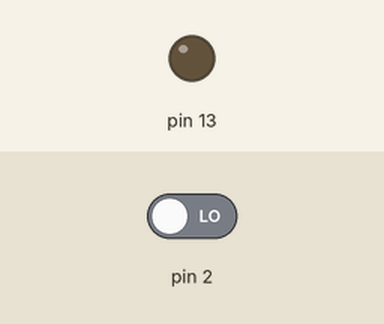
The sketch below on a simulated Arduino Uno, built with avr-gcc and run on an emulated ATmega328P. Shown: output pins drawn as LEDs (lit = HIGH). The inputs (shaded band) are chosen by the test bench; at power-on: pin 2 LOW.

Above: at 1.2 s.
1.3 s: pin 2 driven HIGH
At 1.6 s:
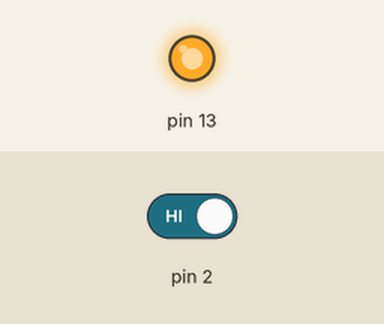
2.8 s: pin 2 driven LOW
At 4.0 s:
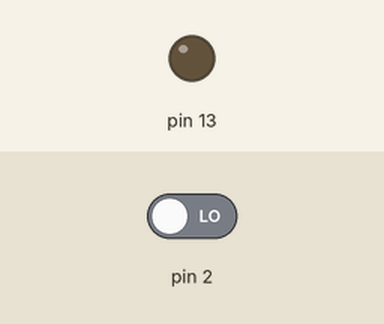
Timing chart, 0 to 5.8 s (numbered marks = the images above; inputs shaded):
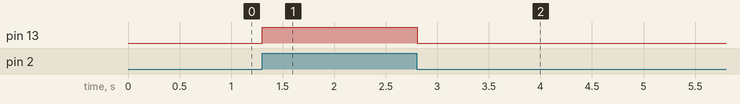

The sketch:

PIR_Motion_Sensor.ino
```cpp
//                                           PIR Motion Sensor
int pirsensor = 0;
// Data Type Variable Name Value
void setup() {
// put your setup code here, to run once:
pinMode(13, OUTPUT);
pinMode(2, INPUT);
}
void loop() {
// put your main code here, to run repeatedly:
pirsensor = digitalRead(2);
if (pirsensor == HIGH)
{
digitalWrite(13, HIGH);
}
else
{
digitalWrite(13, LOW);
}
delay(10);
}
```

Measured:
- after the input at 1.3 s, pin 13: LOW → HIGH at once
- after the input at 2.8 s, pin 13: HIGH → LOW at once
